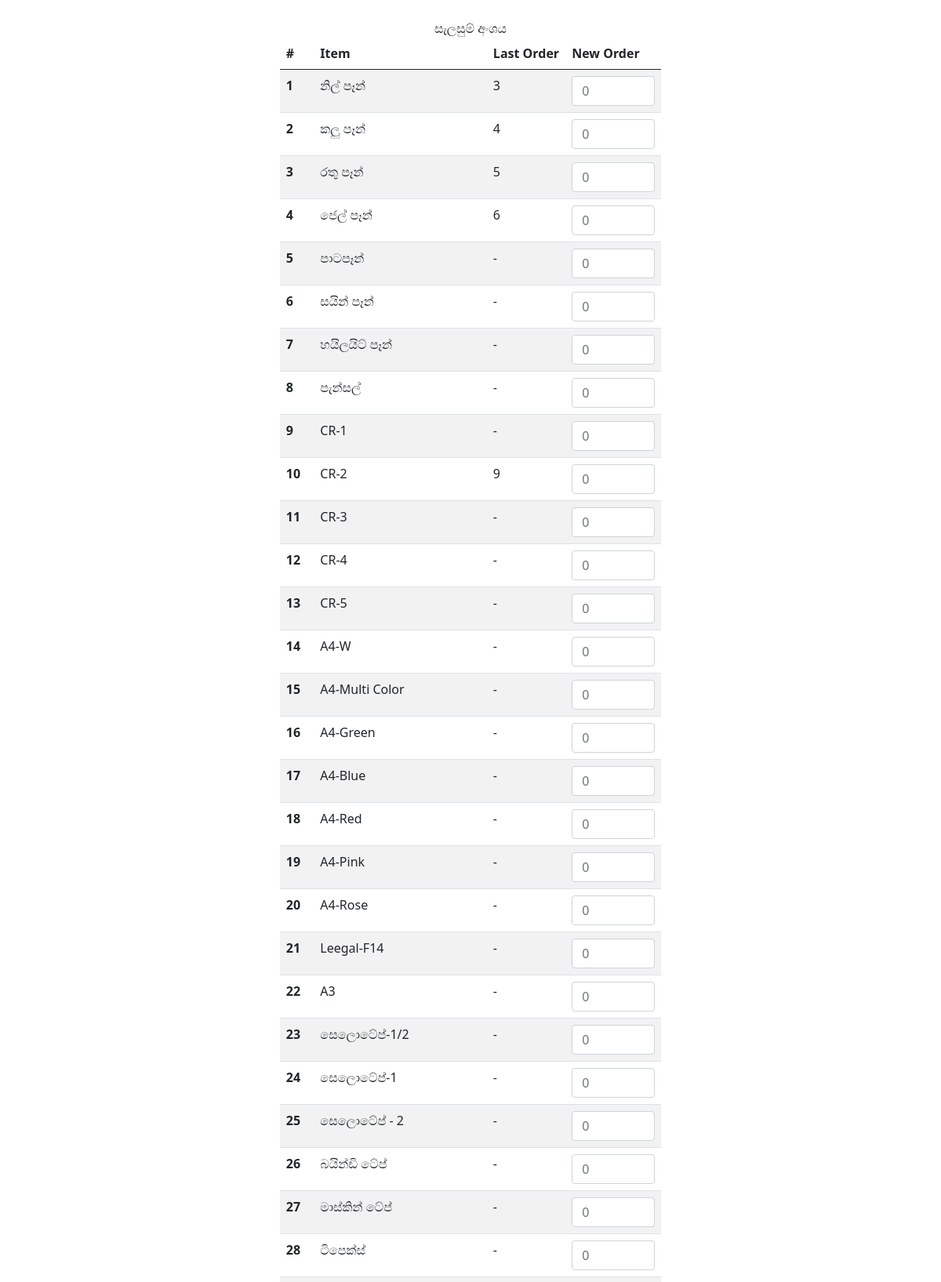
The app's page /new_order/ (upper part) with its own data.
### root/models.py (models this page shows, shortened)
class Unit(models.Model):
    unit_name = models.CharField(max_length=55, unique=True)

class Item(models.Model):
    item_name = models.CharField(max_length=55, unique=True)

### root/views.py (the view)
# urls.py: path("new_order/", new_order, name="new_order"),
def new_order(request):
    context = {}
    unit_id = 6
    unit = Unit.objects.get(id=unit_id)
    if request.method == "POST":
        print("....at POST")
        quantities = {}
        for key, value in request.POST.items():
            if key.startswith("quantity_") and value:
                item_id = int(key.split("_")[1])
                quantities[item_id] = int(value)
        new_order = Order.objects.create(order_date=date.today(), unit_id=unit_id)
        for item_id, quantity in quantities.items():
            order_detail = OrderDetail(
                order=new_order, item_id=item_id, amount=quantity
            )
            order_detail.save()
        return HttpResponse("Order submitted successfully!")
    else:  # get the last order from the database related to unit_id
        last_order = Order.objects.filter(unit_id=unit_id).last()
        if last_order:
            items_with_amounts = Item.objects.annotate(
                amount=Sum(
                    "orderdetail__amount", filter=Q(orderdetail__order_id=last_order.id)
                )
            )
        else:  # get an empty item list
            items_with_amounts = Item.objects.all()
        context = {
            "item_list": items_with_amounts,
            "unit_name": unit,
        }
    return render(request, "consume/new_order_form.html", context)

### root/templates/consume/new_order_form.html (shortened to what this page needs)
{% extends "base.html" %}
{% load crispy_forms_tags %}
{% block content %}
<div class="container mt-4">
  <div class="d-flex justify-content-center">{{ unit_name.unit_name }}</div>
  <form class="" method="POST">
    <div class="d-flex justify-content-center ">
      <div>
        <table class="table table-ligh table-striped">
          <thead>
            <tr>
              <th scope="col">#</th>
              <th scope="col">Item</th>
              <th scope="col">Last Order</th>
              <th scope="col">New Order</th>
            </tr>
          </thead>
          <tbody>
            {% for item in item_list %}
            <tr>
              <th scope="row">{{forloop.counter}}</th>
              <td>{{item.item_name}}</td>
              <td>{{item.amount|default:"-"}}</td>
              <td><input class="form-control" type="number" placeholder=0 name="quantity_{{ item.id }}" min="0"
                  max="50"></td>
            </tr>
            {% endfor %}
          </tbody>
        </table>
      </div>
    </div>
  </form>
</div>
{% endblock content %}

### records on screen
Unit: unit_name "සැලසුම් අංශය"
Item: item_name "නිල් පෑන්", amount "3"
Item: item_name "කලු පෑන්", amount "4"
Item: item_name "රතු පෑන්", amount "5"
Item: item_name "ජෙල් පෑන්", amount "6"
Item: item_name "පාටපෑන්", amount "-"
Item: item_name "සයින් පෑන්", amount "-"
Item: item_name "හයිලයිට් පෑන්", amount "-"
Item: item_name "පැන්සල්", amount "-"
Item: item_name "CR-1", amount "-"
Item: item_name "CR-2", amount "9"
Item: item_name "CR-3", amount "-"
Item: item_name "CR-4", amount "-"
Item: item_name "CR-5", amount "-"
Item: item_name "A4-W", amount "-"
Item: item_name "A4-Multi Color", amount "-"
Item: item_name "A4-Green", amount "-"
Item: item_name "A4-Blue", amount "-"
Item: item_name "A4-Red", amount "-"
Item: item_name "A4-Pink", amount "-"
Item: item_name "A4-Rose", amount "-"
Item: item_name "Leegal-F14", amount "-"
Item: item_name "A3", amount "-"
Item: item_name "සෙලොටේප්-1/2", amount "-"
Item: item_name "සෙලොටේප්-1", amount "-"
Item: item_name "සෙලොටේප් - 2", amount "-"
Item: item_name "බයින්ඩි ටේප්", amount "-"
Item: item_name "මාස්කින් ටේප්", amount "-"
Item: item_name "ටිපෙක්ස්", amount "-"
